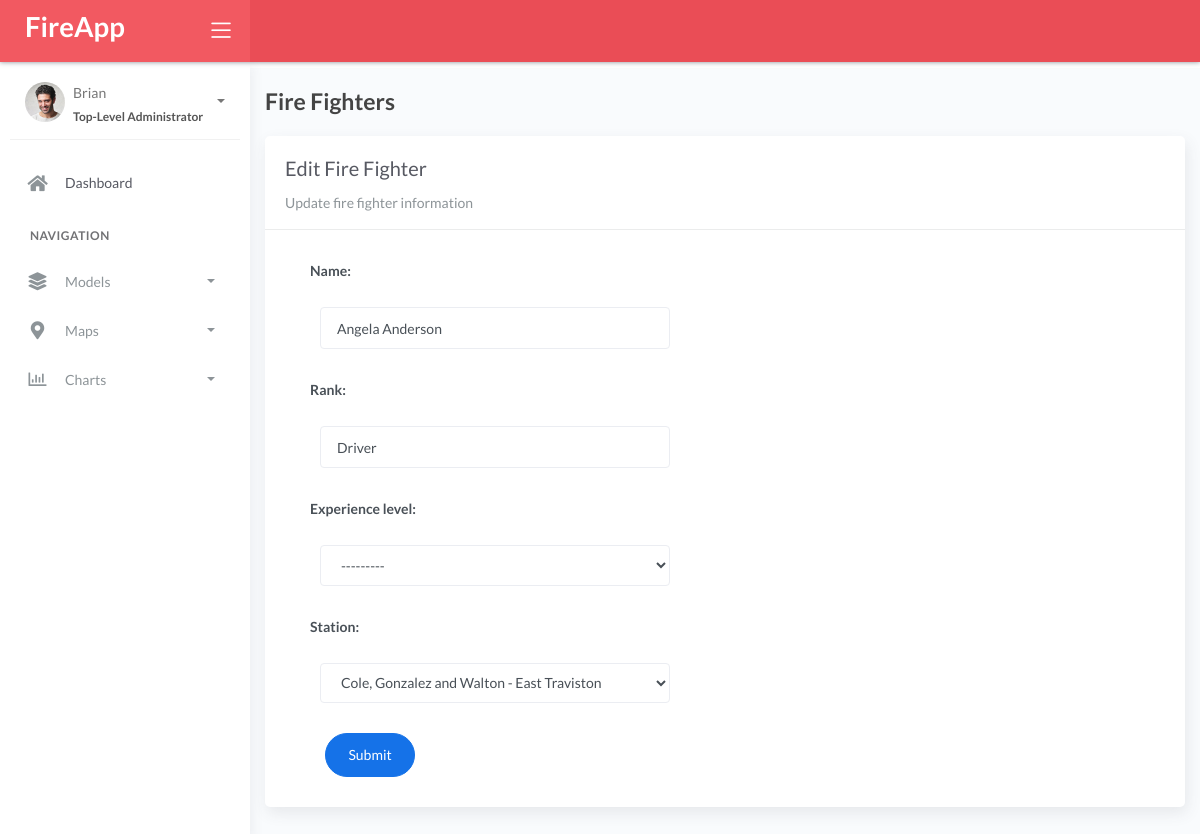
Screenshot of /firefighters/edit/14/ with the database file from the repository.
### fire/models.py (models this page shows, shortened)
class BaseModel(models.Model):
    created_at = models.DateTimeField(auto_now_add=True, db_index=True)
    updated_at = models.DateTimeField(auto_now=True)
    class Meta:
        abstract = True

class Firefighters(BaseModel):
    XP_CHOICES = (
        ('Probationary Firefighter', 'Probationary Firefighter'),
        ('Firefighter I', 'Firefighter I'),
        ('Firefighter II', 'Firefighter II'),
        ('Firefighter III', 'Firefighter III'),
        ('Driver', 'Driver'),
        ('Captain', 'Captain'),
        ('Battalion Chief', 'Battalion Chief'),)
    name = models.CharField(max_length=150)
    rank = models.CharField(max_length=150)
    experience_level = models.CharField(max_length=150, choices=XP_CHOICES)
    station = models.ForeignKey(
        FireStation, on_delete=models.CASCADE, null=True, blank=True)
    class Meta:
        verbose_name = 'Firefighter'

### fire/views.py (the view, shortened to what this page needs)
class FirefightersUpdate(UpdateView):
    model = Firefighters
    form_class = FirefightersForm
    template_name = 'firefighters/edit.html'
    success_url = reverse_lazy('firefighters')

### fire/forms.py
class FirefightersForm(ModelForm):
    class Meta:
        model = Firefighters
        fields = "__all__"

### fire/models.py (called while the page is built)
    def __str__(self):
        return f"{self.name} - {self.city}"

### templates/firefighters/edit.html (shortened to what this page needs)
{% extends 'base.html' %} {% load static %} {% block content %}
<div class="content">
  <div class="container-fluid">
    <h4 class="page-title mt-4">Fire Fighters</h4>
    <div class="row">
      <div class="col-md-12">
        <div class="card">
          <div class="card-header">
            <div class="card-title">Edit Fire Fighter</div>
            <div class="card-category">Update fire fighter information</div>
          </div>
          <div class="col-md-6">
            <div class="card-body">
              <form class="" action="" method="post" novalidate>
                {% csrf_token %} {% include 'includes/form.html' %}
                <div class="form-group">
                  <div class="col-md-12 col-sm-3">
                    <button type="submit" class="btn btn-primary btn-rounded">Submit</button>
                  </div>
                </div>
              </div>
          </div>
        </div>
      </div>
    </div>
  </div>
</div>
{% endblock %}

### templates/includes/form.html (shortened to what this page needs)
{% load widget_tweaks %}
{% for field in form %}
<div class="field item form-group">
    <label>{{ field.label_tag }}</label>
  <div class="form-group">
    {% render_field field class="form-control" %}
  </div>
</div>
{% endfor %}

### rows the page displays
Firefighters: name "Angela Anderson" "Driver" "---------" "Cole, Gonzalez and Walton - East Traviston"

### other values shown
{{ field.label_tag }} "Name:" "Rank:" "Experience level:" "Station:"
